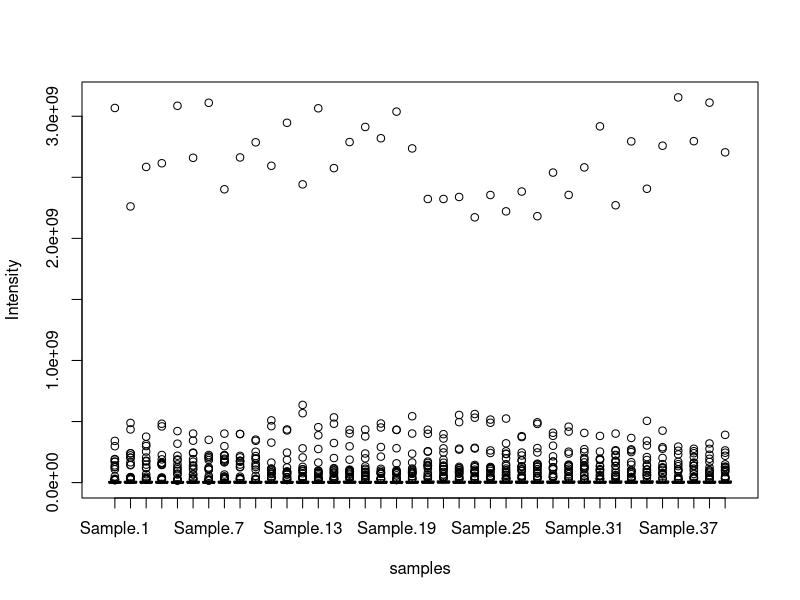
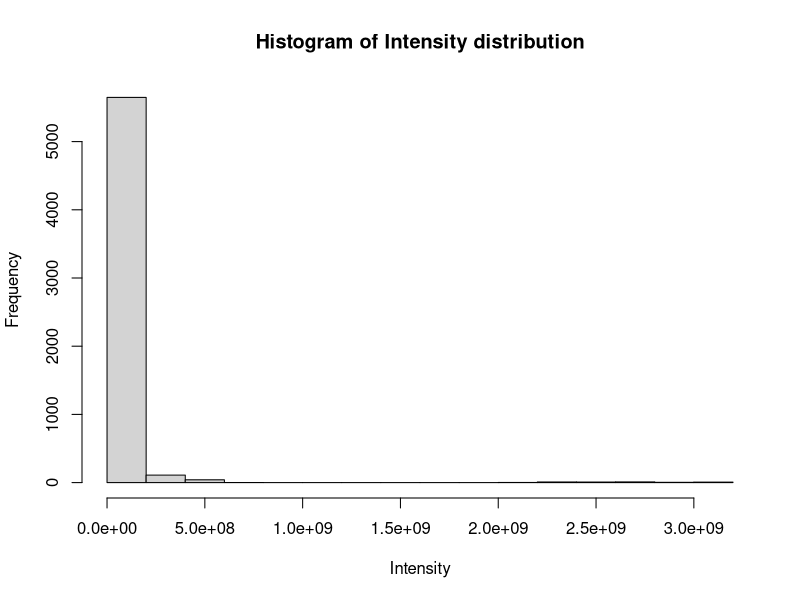
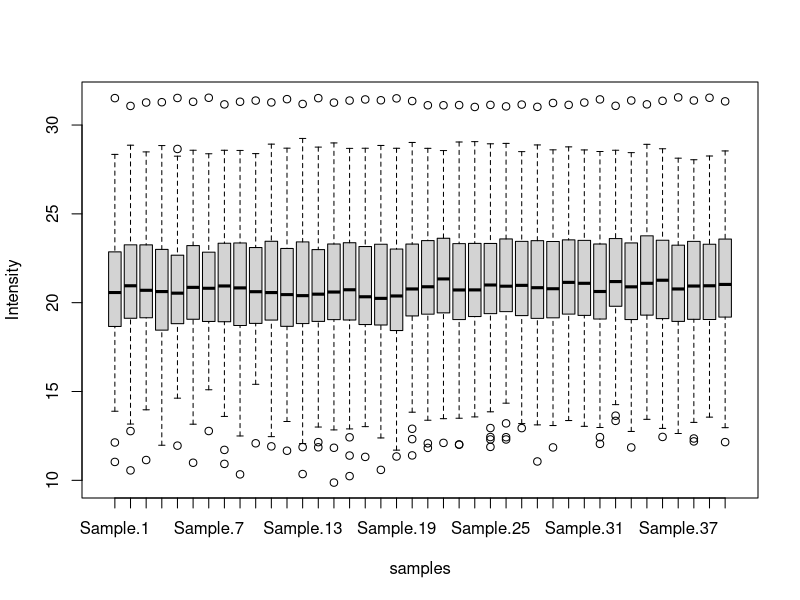
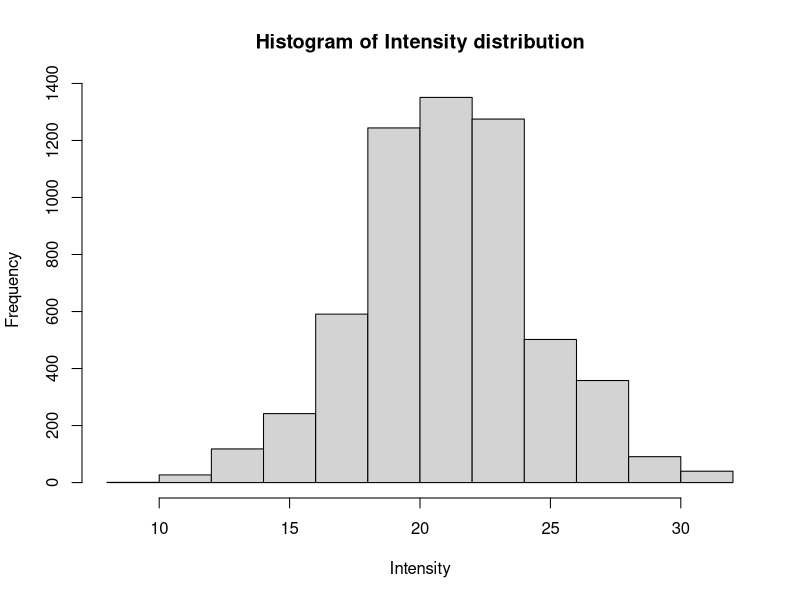
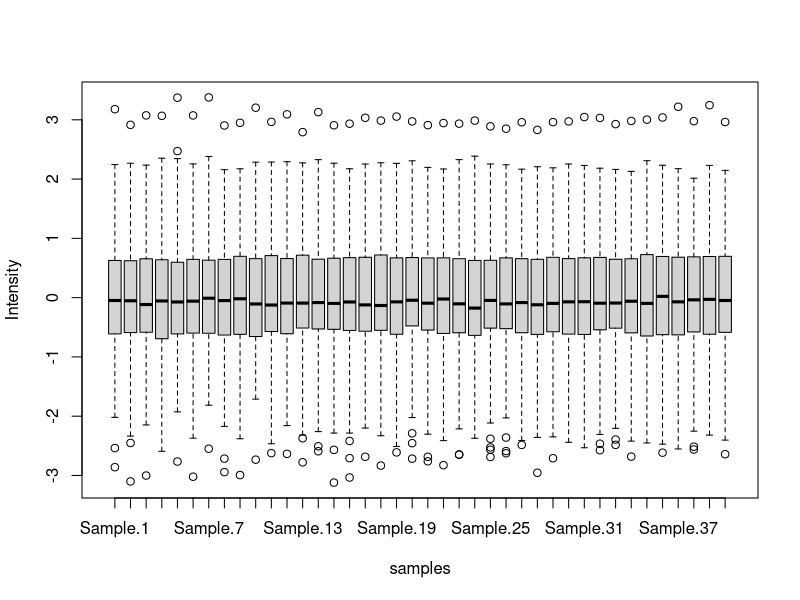
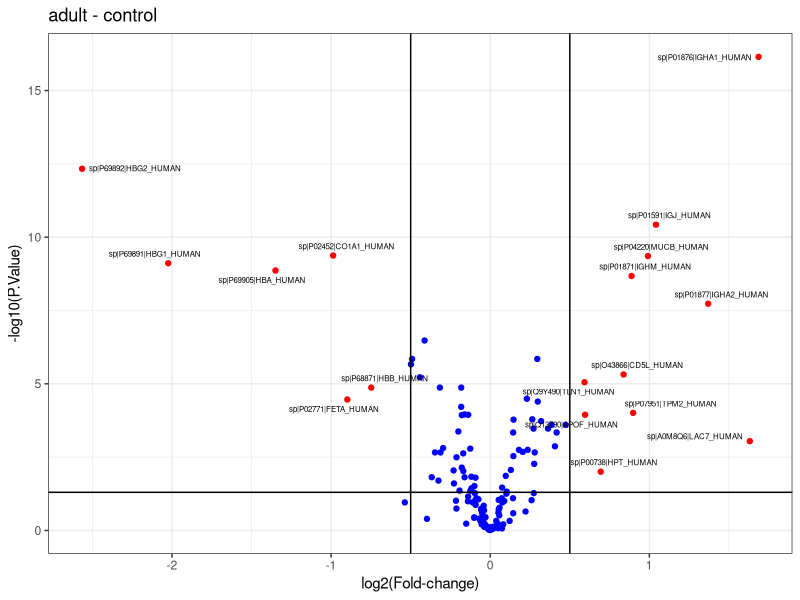
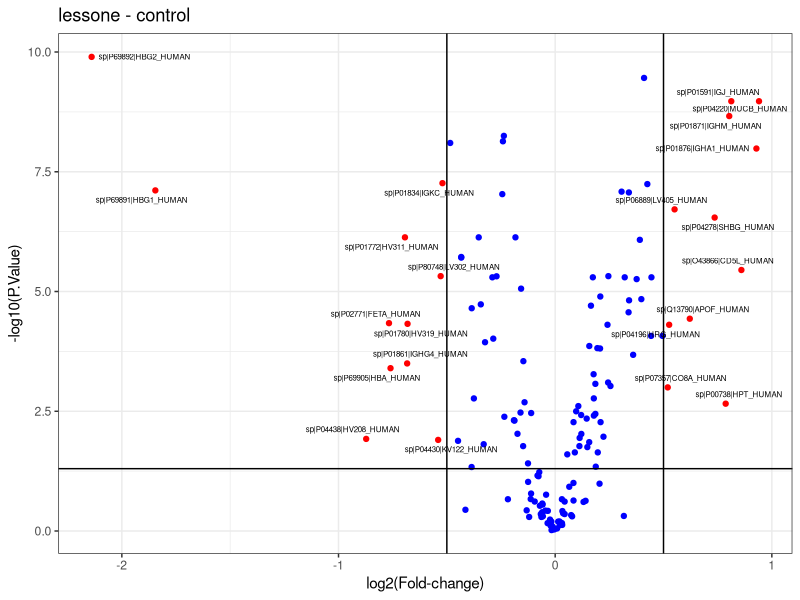
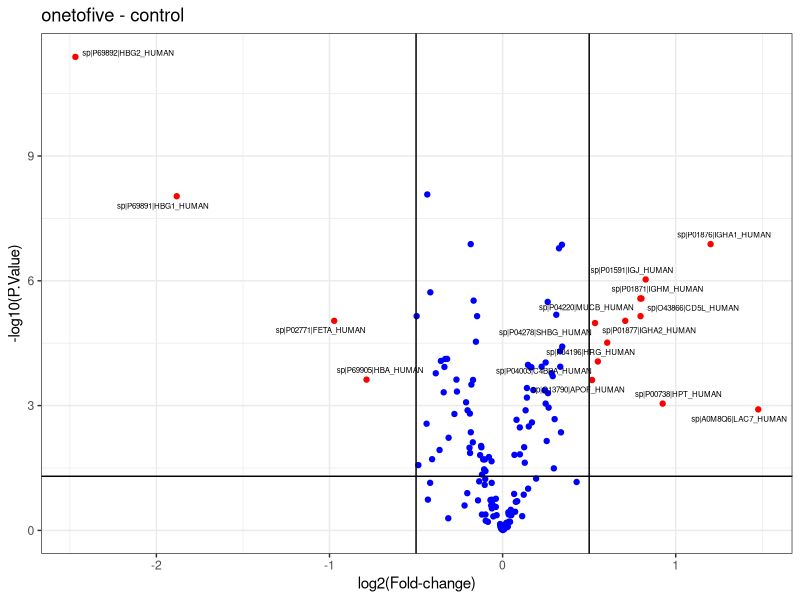

Reproduce these figures in R, in order.
## ---- chunk 1
data<-read.table("SWATH.example.data.csv", sep=",",header=T, row.names = 1)
data
boxplot(data, ylab="Intensity", xlab="samples") 
hist(as.numeric(unlist(data)), main = "Histogram of Intensity distribution",  xlab = "Intensity")
## ---- chunk 2
data <- log2(data)
boxplot(data, ylab="Intensity", xlab="samples") 
hist(as.numeric(unlist(data)), main = "Histogram of Intensity distribution",  xlab = "Intensity")
## ---- chunk 3
norm.data <- scale(data) ##mean center and scaling normalization
boxplot(norm.data, ylab="Intensity", xlab="samples")

## ---- chunk 4
#for this specific data :
exp.design <- data.frame(samples = colnames(data), condition = 1)
exp.design$condition[1:10] = "control"
exp.design$condition[11:20] = "lessone"
exp.design$condition[21:30] = "onetofive"
exp.design$condition[31:40] = "adult"

design <- model.matrix(~0 + exp.design$condition, data = exp.design)
colnames(design) <- sort(unique(exp.design$condition))
row.names(design) <- exp.design$samples
as.data.frame(design)

library(limma)
contrast <- makeContrasts(adult-control, lessone-control, onetofive-control, adult+lessone+onetofive-control, levels=design)
as.data.frame(contrast)
## ---- chunk 5
  ## in this example there are four pairwise comparison to perform:  


  nbComp<-ncol(contrast)
  Results<-list() ## a list of data frames containing the results
  
  for (i in 1:nbComp){ ## for each comparison defined in the contrast matrix :
    
    c1<-row.names(contrast)[contrast[,i] == 1 ] ## names of the first conditions of the pairwise comparison
    c2<-row.names(contrast)[contrast[,i] == -1 ] ## names of the second conditions of the pairwise comparison
    
    samplesc1 <- row.names(design)[row(as.matrix(design[,c1]))[design[,c1]==1]] ## names of the samples belonging to the first conditions of the pairwise comparison
    samplesc2 <- row.names(design)[row(as.matrix(design[,c2]))[design[,c2]==1]] ## names of the samples belonging to the second conditions of the pairwise comparison
    
    colc1 <- which(colnames(norm.data) %in% samplesc1) ## columns number in the dataset of the samples for the first comparison of the pairwise comparison
    colc2 <- which(colnames(norm.data) %in% samplesc2) ## columns number in the dataset of the samples for the second comparison of the pairwise comparison
    
    p.value<-apply(norm.data,1,function(x){t.test(as.numeric(x[colc2]),as.numeric(x[colc1]), alternative = "t") $p.value}) ## calcul of the p.value of the student test between the conditions of the pairwise comparison
    adjust.p.value<-p.adjust(p.value, method = "BH") ## corrrection of the p.value with the Benjamini & Hochberg technique
    
    fc<-rowMeans(norm.data[,colc1])-rowMeans(norm.data[,colc2]) ## fold change calcul between the conditions of the pairwise comparison
    
    ## stocking the data frame containing the results in a list :
    Results[[i]]<-data.frame(protein=c(row.names(norm.data)))
    Results[[i]][paste("p.value.",colnames(contrast)[i],sep="")]=c(p.value)
    Results[[i]][paste("adjust.p.value.",colnames(contrast)[i],sep="")]=c(adjust.p.value)
    Results[[i]][paste("fc.",colnames(contrast)[i],sep="")]=c(fc)
    print(Results[[i]])
  }

## ---- chunk 6

thresh_fc <- 0.5
thresh_p <- 0.05
deProt <- Results
for(i in 1:length(Results)){
    fc = as.data.frame(deProt[[i]])[,4]
    p = as.data.frame(deProt[[i]])[,3]
    dt <-as.data.frame(deProt[[i]])
    deProt[[i]] <- dt[which(p<=thresh_p & abs(fc)>=thresh_fc),]
    print(as.data.frame(deProt[[i]]))
  }
## ---- chunk 7

library(ggplot2)
library(ggrepel)

tresh_fc = 0.5 ## Fold change threshold
tresh_p = 0.05 ## p.value treshold

for(i in 1:length(Results)){
  plotTitle <- substr(colnames(Results[[i]])[2], 9 ,nchar(colnames(Results[[i]])[2]))
  values <- as.data.frame(Results[[i]])
  forplot <- data.frame(x=as.numeric(values[,4]), y=-log10(values[,3]), id=as.character(values[,1]))
  tmp <- forplot[as.numeric(forplot$y)>=-log10(tresh_fc) & abs(forplot$x)>tresh_fc,]
  p <- ggplot(forplot) + geom_point(aes(x, y , color = ifelse(y>=-log10(tresh_p) & abs(x)>=tresh_fc, "not signi", "FC")),show.legend = F) +
    scale_color_manual(values = c("blue", "red")) +
    geom_text_repel(data = subset(forplot, abs(forplot$x)>=tresh_fc & forplot$y>=-log10(tresh_p)),
                    aes(x,y,label = id),
                    size = 2) +
    geom_vline(xintercept = tresh_fc ) + 
    geom_vline(xintercept = -tresh_fc) + 
    geom_hline(yintercept = -log10(tresh_p)) + 
    labs(title = plotTitle,x="log2(Fold-change)", y="-log10(P.Value)") + theme_bw() 
    print(p)
}
